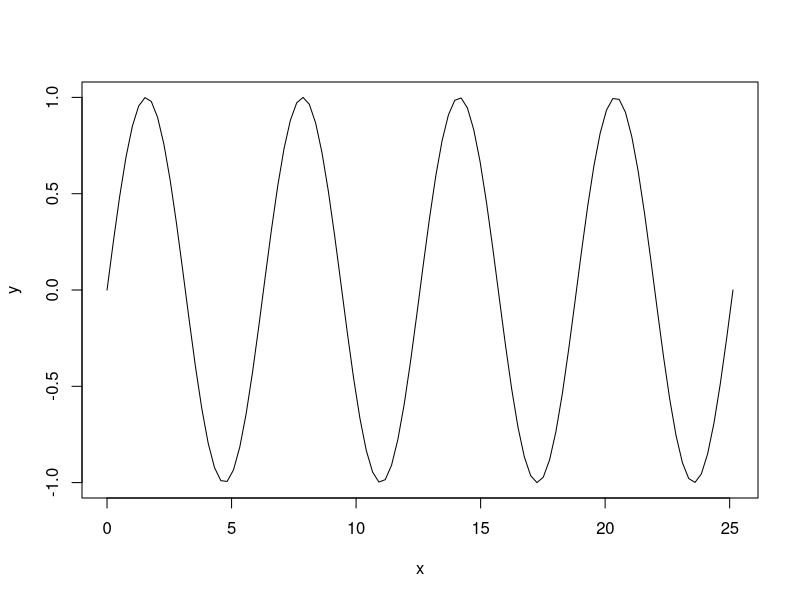
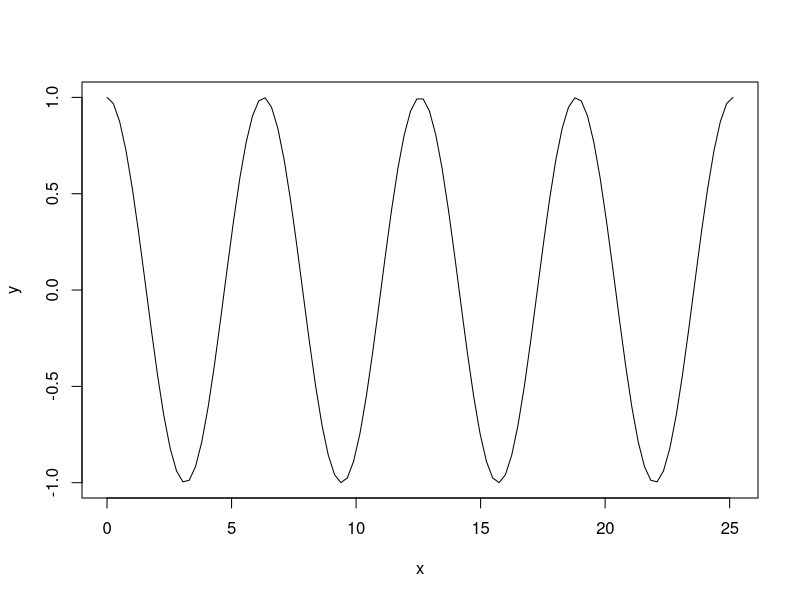
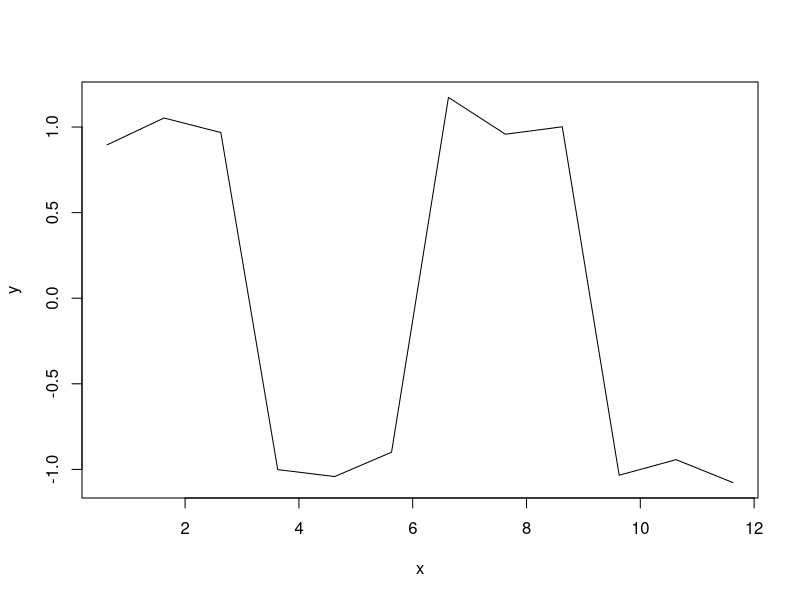

Source code (R) for these figures, in order:
####################################################### IT Exercise 7
### Plotting a basic sin function
x <- seq(0,8*pi,length.out=100)
y <- sin(x)
plot(x,y,type="l")

### Plotting a basic cos function
x <- seq(0,8*pi,length.out=100)
y <- cos(x)
plot(x,y,type="l")

### Plotting a sin function for Task 1b
x <- seq(0.2*pi,length.out=12)
y <- 4/pi*((sin(x)+sin(3*x)/3)+(sin(5*x)/5)+(sin(7*x)/7)+(sin(9*x)/9))
plot(x,y,type="l")

### Natural Log
3^4
exp(4*log(3))

### Log Base 2
log2(3)
log(3)/log(2)













